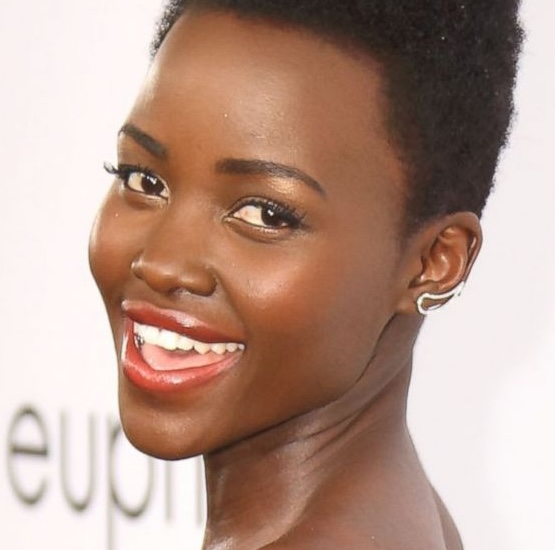
#> input picture Lupita.jpeg, 555 x 550 px
$ python -i trial2.py   (imports and definitions only)
#> lines starting #> are read from the running program, lines starting #| are printed output that depends on the picture
import cv2
import numpy as np

import streamlit as st

### streamlit application to input a picture in trial 3


 #** change hex range
def predict_seasonal_color(hex_code):
    # Define color ranges for different seasons
    spring_colors = ["#ffcc99", "#66ccff", "#cc99ff", "#99ff99", "#ffff99"]
    summer_colors = ["#ff9999", "#99ccff", "#cc66ff", "#99ffcc", "#ffff66"]
    autumn_colors = ["#ff9966", "#99ffff", "#9966ff", "#ccff99", "#ffffcc"]
    winter_colors = ["#ff6666", "#66ffcc", "#ff66ff", "#ccffff", "#ccccff"]

    # Convert hex code to uppercase for consistency
    hex_code = hex_code.upper()

    # Calculate the color distance between the input hex code and the seasonal color palettes
    def color_distance(color1, color2):
        r1, g1, b1 = int(color1[1:3], 16), int(color1[3:5], 16), int(color1[5:], 16)
        r2, g2, b2 = int(color2[1:3], 16), int(color2[3:5], 16), int(color2[5:], 16)
        return ((r1 - r2) ** 2 + (g1 - g2) ** 2 + (b1 - b2) ** 2) ** 0.5

    spring_distance = min([color_distance(hex_code, color) for color in spring_colors])
    summer_distance = min([color_distance(hex_code, color) for color in summer_colors])
    autumn_distance = min([color_distance(hex_code, color) for color in autumn_colors])
    winter_distance = min([color_distance(hex_code, color) for color in winter_colors])

    # Determine the closest seasonal color palette

    #** double check
    min_distance = min(spring_distance, summer_distance, autumn_distance, winter_distance)
    if min_distance == spring_distance:
        return "Spring"
    elif min_distance == summer_distance:
        return "Summer"
    elif min_distance == autumn_distance:
        return "Autumn"
    else:
        return "Winter"

#change to take an image instead of a path (st)
def extract_skin_color(image_path):
    # Load the image
#> called with image_path = 'Lupita.jpeg'
    image = cv2.imread(image_path)
#> image is the input picture: shape (550, 555, 3); mean B, G, R 140.8, 153.8, 183.2
    if image is None:
        print("Error: Unable to read the image file.")
        return None

    # Convert BGR to RGB
    image_rgb = cv2.cvtColor(image, cv2.COLOR_BGR2RGB)

    # Convert image to grayscale
    gray = cv2.cvtColor(image, cv2.COLOR_BGR2GRAY)
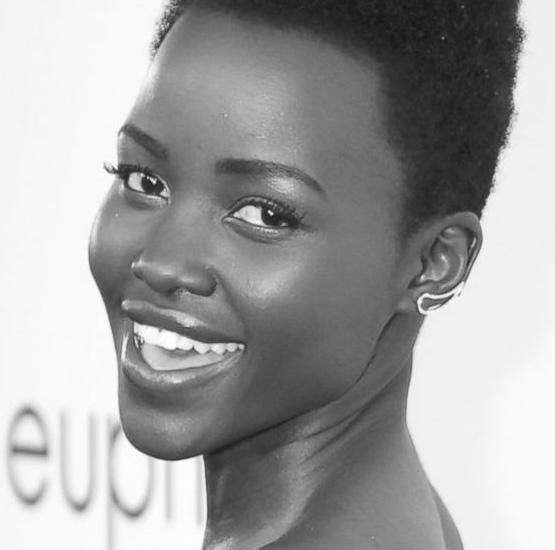
#> gray: shape (550, 555); min 22, max 255, mean 161.1

    # Use OpenCV's pre-trained Haar Cascade classifier for face detection
    face_cascade = cv2.CascadeClassifier(cv2.data.haarcascades + 'haarcascade_frontalface_default.xml')
    faces = face_cascade.detectMultiScale(gray, 1.3, 5)
#> faces = ()

    # Extract the skin tone color from the detected face region
    if len(faces) > 0:
        x, y, w, h = faces[0]
        face_region = image_rgb[y:y+h, x:x+w]
        average_color = np.mean(face_region, axis=(0, 1))
        skin_color = '#{:02X}{:02X}{:02X}'.format(int(average_color[0]), int(average_color[1]), int(average_color[2]))
        return skin_color
    else:
        print("Error: No face detected in the image.")
        return None

# Example usage
# [1 line not run here, left out]
# [1 line that did not run here, left out]
# [3 lines not run here, left out]

>>> result = extract_skin_color('Lupita.jpeg')
